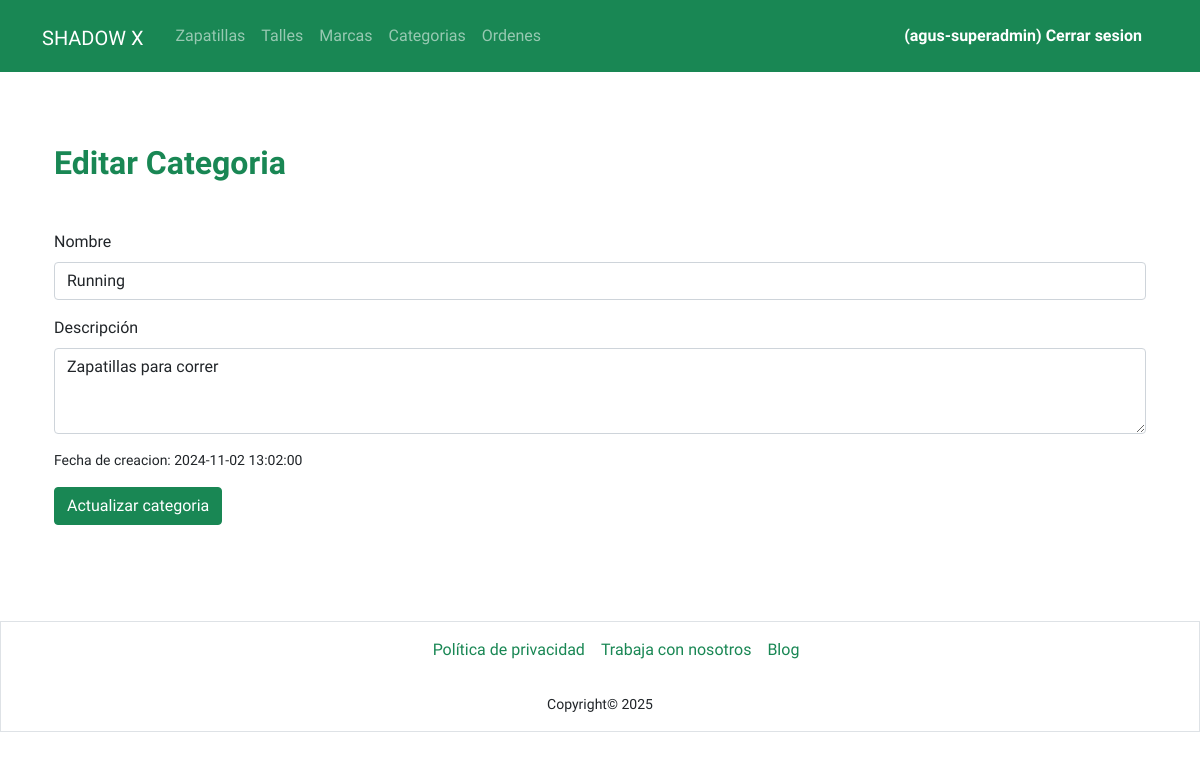
Screenshot of /admin/index.php?sec=edit-category&id=1 (signed in) with the database file from the repository.
### tables this page shows
CREATE TABLE `categories` (
  `id` int(11) NOT NULL,
  `name` varchar(255) NOT NULL,
  `description` text DEFAULT NULL,
  `created_at` datetime DEFAULT current_timestamp(),
  `updated_at` datetime DEFAULT current_timestamp() ON UPDATE current_timestamp()
);

### classes/Category.php (called while the page is built, shortened)
<?php
class Category {
    private $id;
    private $name;
    private $description;
    private $created_at;
    public static function getById($id): ?Category {
        $conexion = DbConnection::getConexion();
        $query = "SELECT * FROM categories WHERE id = ?";
        try {
            $PDOStatement = $conexion->prepare($query);
            $PDOStatement->setFetchMode(PDO::FETCH_CLASS, self::class);
            $PDOStatement->execute([$id]);
            $category = $PDOStatement->fetch();
            return $category;
        } catch (PDOException $e) {
            return null;
        }
    }
    public function getId(): int {
        return $this->id;
    }
    public function getName(): string {
        return $this->name;
    }
    public function getDescription(): string {
        return $this->description;
    }
    public function getCreatedAt(): string {
        return $this->created_at;
    }
}
?>

### admin/views/edit-category.php (the view)
<?php
$categoryId = $_GET['id'] ?? null;
$category = Category::getById($categoryId);
?>
<section class="container">
    <h2 class="pt-4 pt-md-5 mb-5 text-success fw-bold">Editar Categoria</h2>
    <form method="POST" action="actions/category/edit.php?id=<?= $category->getId() ?>" enctype="multipart/form-data">
        <div class="mb-3">
            <label for="name" class="form-label">Nombre</label>
            <input type="text" class="form-control" id="name" name="name" value="<?= $category->getName() ?>" required>
        </div>
        <div class="mb-3">
            <label for="description" class="form-label">Descripción</label>
            <textarea class="form-control" id="description" name="description" rows="3" required><?= ($category->getDescription()); ?></textarea>
        </div>
        <div class="mb-3">
            <small class="d-block">Fecha de creacion: <?= $category->getCreatedAt()?></small>
        </div>
        <button type="submit" class="btn btn-success">Actualizar categoria</button>
    </form>
</section>

### css/styles.css (style rules this page uses)
* { padding: 0; margin: 0; box-sizing: border-box; font-family: 'Heebo', sans-serif; }
:root { --primary-color: #198753; --primary-color-ligth: #23ab6c; }

### rows the page displays
categories: name "Running", description "Zapatillas para correr", created_at "2024-11-02 13:02:00"

### other values shown
$userData["name"] "agus-superadmin"
